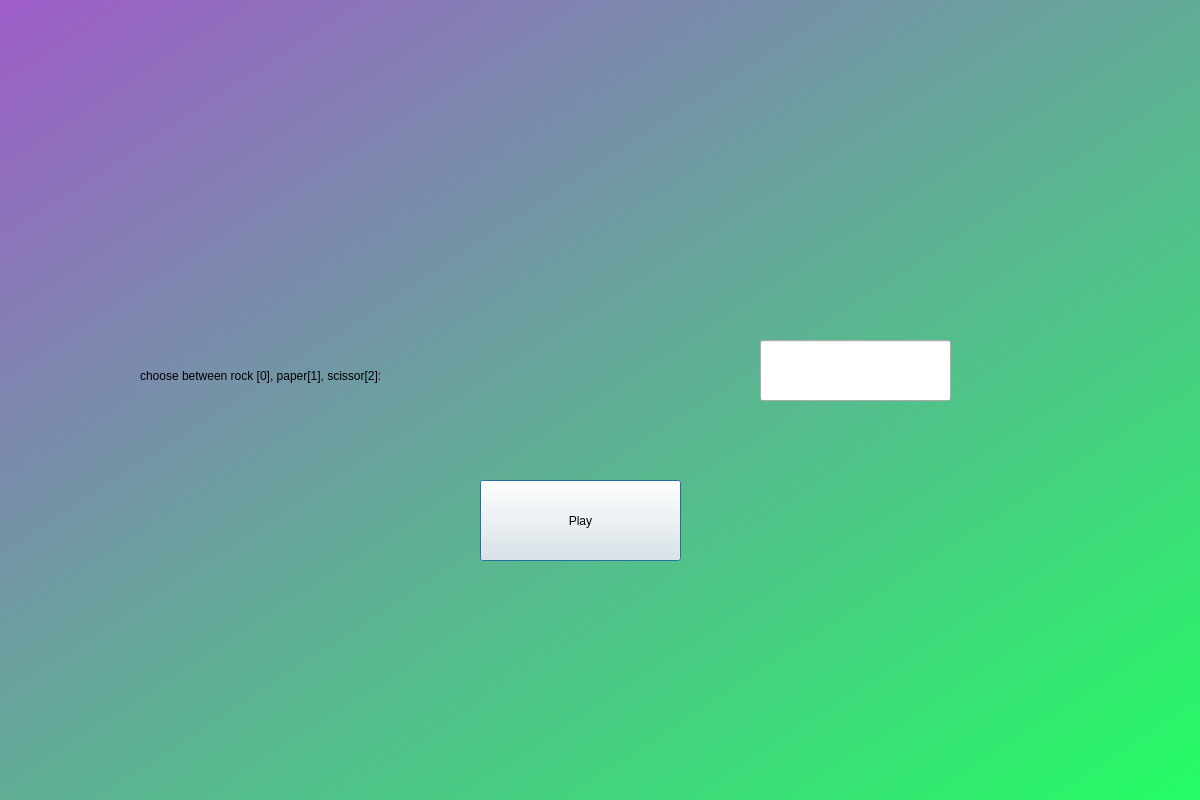
<?xml version="1.0" encoding="UTF-8"?>
<ui version="4.0">
 <class>rpz</class>
 <widget class="QDialog" name="rpz">
  <property name="geometry">
   <rect>
    <x>0</x>
    <y>0</y>
    <width>1200</width>
    <height>800</height>
   </rect>
  </property>
  <property name="minimumSize">
   <size>
    <width>1200</width>
    <height>800</height>
   </size>
  </property>
  <property name="maximumSize">
   <size>
    <width>1200</width>
    <height>800</height>
   </size>
  </property>
  <property name="windowTitle">
   <string>Dialog</string>
  </property>
  <widget class="QWidget" name="widget" native="true">
   <property name="geometry">
    <rect>
     <x>-20</x>
     <y>-20</y>
     <width>1251</width>
     <height>821</height>
    </rect>
   </property>
   <property name="styleSheet">
    <string notr="true">QWidget#widget{
background-color: qlineargradient(spread:pad, x1:0, y1:0, x2:1, y2:1, stop:0 rgba(161, 89, 203, 255), stop:1 rgba(34, 255, 99, 255));}</string>
   </property>
   <widget class="QLabel" name="label">
    <property name="geometry">
     <rect>
      <x>120</x>
      <y>50</y>
      <width>1001</width>
      <height>271</height>
     </rect>
    </property>
    <property name="text">
     <string/>
    </property>
    <property name="pixmap">
     <pixmap>rock+paper+scissors+FINALS_Full+logo+-+landscape.png</pixmap>
    </property>
    <property name="scaledContents">
     <bool>true</bool>
    </property>
   </widget>
   <widget class="QPushButton" name="Play">
    <property name="geometry">
     <rect>
      <x>500</x>
      <y>500</y>
      <width>201</width>
      <height>81</height>
     </rect>
    </property>
    <property name="styleSheet">
     <string notr="true">font: 16pt &quot;MS PGothic&quot;;</string>
    </property>
    <property name="text">
     <string>Play</string>
    </property>
   </widget>
   <widget class="QLabel" name="msg">
    <property name="geometry">
     <rect>
      <x>340</x>
      <y>640</y>
      <width>531</width>
      <height>61</height>
     </rect>
    </property>
    <property name="styleSheet">
     <string notr="true">font: 16pt &quot;MS PGothic&quot;;</string>
    </property>
    <property name="text">
     <string/>
    </property>
   </widget>
   <widget class="QLineEdit" name="pc">
    <property name="geometry">
     <rect>
      <x>780</x>
      <y>360</y>
      <width>191</width>
      <height>61</height>
     </rect>
    </property>
    <property name="styleSheet">
     <string notr="true">font: 16pt &quot;Nirmala UI&quot;;</string>
    </property>
   </widget>
   <widget class="QLabel" name="label_3">
    <property name="geometry">
     <rect>
      <x>160</x>
      <y>340</y>
      <width>581</width>
      <height>111</height>
     </rect>
    </property>
    <property name="styleSheet">
     <string notr="true">font: 16pt &quot;Nirmala UI&quot;;</string>
    </property>
    <property name="text">
     <string>choose between rock [0], paper[1], scissor[2]:</string>
    </property>
   </widget>
  </widget>
 </widget>
 <resources/>
 <connections/>
</ui>
